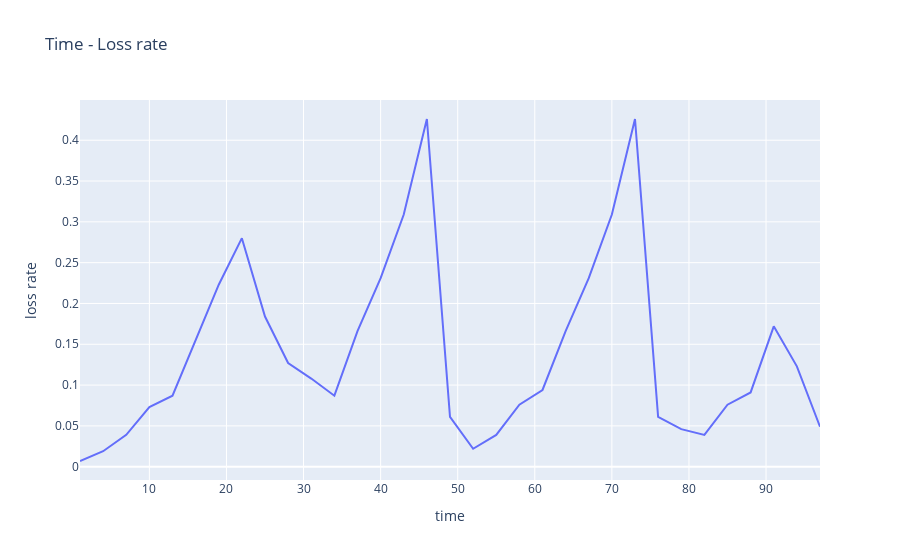
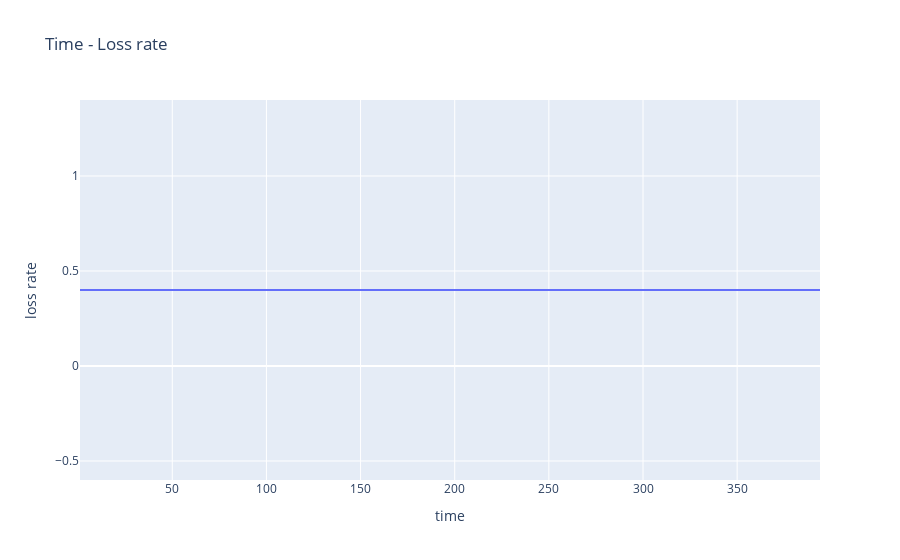

Notebook source saved alongside these figures, in order:
### Code cell
fig = px.line(df.query("type=='send'"), x="time", y="loss rate", title='Time - Loss rate')
fig.show()
fig = px.line(df2.query("type=='send'"), x="time", y="loss rate", title='Time - Loss rate')
fig.show()

### Figure 1 — Plotly figure (JSON) as saved in the notebook; plotly's stock layout.template omitted (floating-point values rounded to 4 significant figures)
{"data": [{"hovertemplate": "time=%{x}<br>loss rate=%{y}<extra></extra>", "legendgroup": "", "line": {"color": "#636efa", "dash": "solid"}, "marker": {"symbol": "circle"}, "mode": "lines", "name": "", "orientation": "v", "showlegend": false, "type": "scatter", "x": [1, 4, 7, 10, 13, 16, 19, 22, 25, 28, 31, 34, 37, 40, 43, 46, 49, 52, 55, 58, 61, 64, 67, 70, 73, 76, 79, 82, 85, 88, 91, 94, 97], "xaxis": "x", "y": [0.007, 0.019, 0.039, 0.073, 0.087, 0.156, 0.223, 0.28, 0.184, 0.127, 0.108, 0.087, 0.166, 0.231, 0.309, 0.426, 0.061, 0.022, 0.039, 0.076, 0.094, 0.166, 0.231, 0.309, 0.426, 0.061, 0.046, 0.039, 0.076, 0.091, 0.172, 0.123, 0.049], "yaxis": "y"}], "layout": {"autosize": true, "legend": {"tracegroupgap": 0}, "title": {"text": "Time - Loss rate"}, "xaxis": {"anchor": "y", "autorange": true, "domain": [0, 1], "range": [1, 97], "title": {"text": "time"}, "type": "linear"}, "yaxis": {"anchor": "x", "autorange": true, "domain": [0, 1], "range": [-0.01628, 0.4493], "title": {"text": "loss rate"}, "type": "linear"}}}

### Figure 2 — Plotly figure (JSON) as saved in the notebook; plotly's stock layout.template omitted (floating-point values rounded to 4 significant figures; data arrays with more than 128 entries replaced by an {"elided": "..."} marker saying what was removed)
{"data": [{"hovertemplate": "time=%{x}<br>loss rate=%{y}<extra></extra>", "legendgroup": "", "line": {"color": "#636efa", "dash": "solid"}, "marker": {"symbol": "circle"}, "mode": "lines", "name": "", "orientation": "v", "showlegend": false, "type": "scatter", "x": {"elided": "132 int values"}, "xaxis": "x", "y": {"elided": "132 float values"}, "yaxis": "y"}], "layout": {"autosize": true, "legend": {"tracegroupgap": 0}, "title": {"text": "Time - Loss rate"}, "xaxis": {"anchor": "y", "autorange": true, "domain": [0, 1], "range": [1, 394], "title": {"text": "time"}, "type": "linear"}, "yaxis": {"anchor": "x", "autorange": true, "domain": [0, 1], "range": [-0.6, 1.4], "title": {"text": "loss rate"}, "type": "linear"}}}
